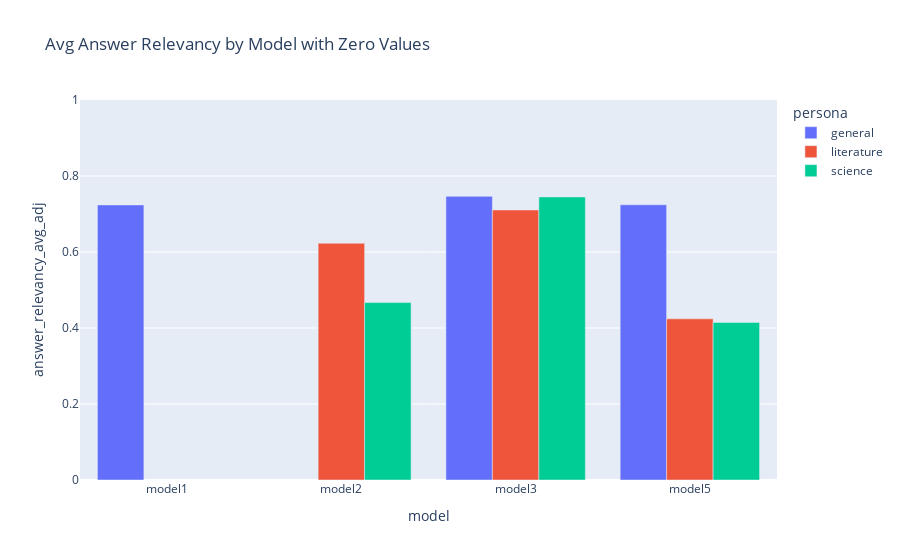

Source (notebook cell):
### Code cell
fig = px.bar(
    summary_df,
    x = "model",
    y = "answer_relevancy_avg_adj",
    color = "persona",
    barmode = "group",
    title = "Avg Answer Relevancy by Model with Zero Values",
    category_orders = {"model": ["model1", "model2", "model3"]},
    range_y = [0, 1]
)

fig.show()

### Figure 1 — Plotly figure (JSON) as saved in the notebook; plotly's stock layout.template omitted (floating-point values rounded to 4 significant figures)
{"data": [{"alignmentgroup": "True", "hovertemplate": "persona=general<br>model=%{x}<br>answer_relevancy_avg_adj=%{y}<extra></extra>", "legendgroup": "general", "marker": {"color": "#636efa", "pattern": {"shape": ""}}, "name": "general", "offsetgroup": "general", "orientation": "v", "showlegend": true, "textposition": "auto", "type": "bar", "x": ["model1", "model3", "model5"], "xaxis": "x", "y": [0.724, 0.7464, 0.7243], "yaxis": "y"}, {"alignmentgroup": "True", "hovertemplate": "persona=literature<br>model=%{x}<br>answer_relevancy_avg_adj=%{y}<extra></extra>", "legendgroup": "literature", "marker": {"color": "#EF553B", "pattern": {"shape": ""}}, "name": "literature", "offsetgroup": "literature", "orientation": "v", "showlegend": true, "textposition": "auto", "type": "bar", "x": ["model2", "model3", "model5"], "xaxis": "x", "y": [0.6231, 0.7106, 0.4242], "yaxis": "y"}, {"alignmentgroup": "True", "hovertemplate": "persona=science<br>model=%{x}<br>answer_relevancy_avg_adj=%{y}<extra></extra>", "legendgroup": "science", "marker": {"color": "#00cc96", "pattern": {"shape": ""}}, "name": "science", "offsetgroup": "science", "orientation": "v", "showlegend": true, "textposition": "auto", "type": "bar", "x": ["model2", "model3", "model5"], "xaxis": "x", "y": [0.4669, 0.7449, 0.4147], "yaxis": "y"}], "layout": {"barmode": "group", "legend": {"title": {"text": "persona"}, "tracegroupgap": 0}, "title": {"text": "Avg Answer Relevancy by Model with Zero Values"}, "xaxis": {"anchor": "y", "categoryarray": ["model1", "model2", "model3"], "categoryorder": "array", "domain": [0, 1], "title": {"text": "model"}}, "yaxis": {"anchor": "x", "domain": [0, 1], "range": [0, 1], "title": {"text": "answer_relevancy_avg_adj"}}}}
